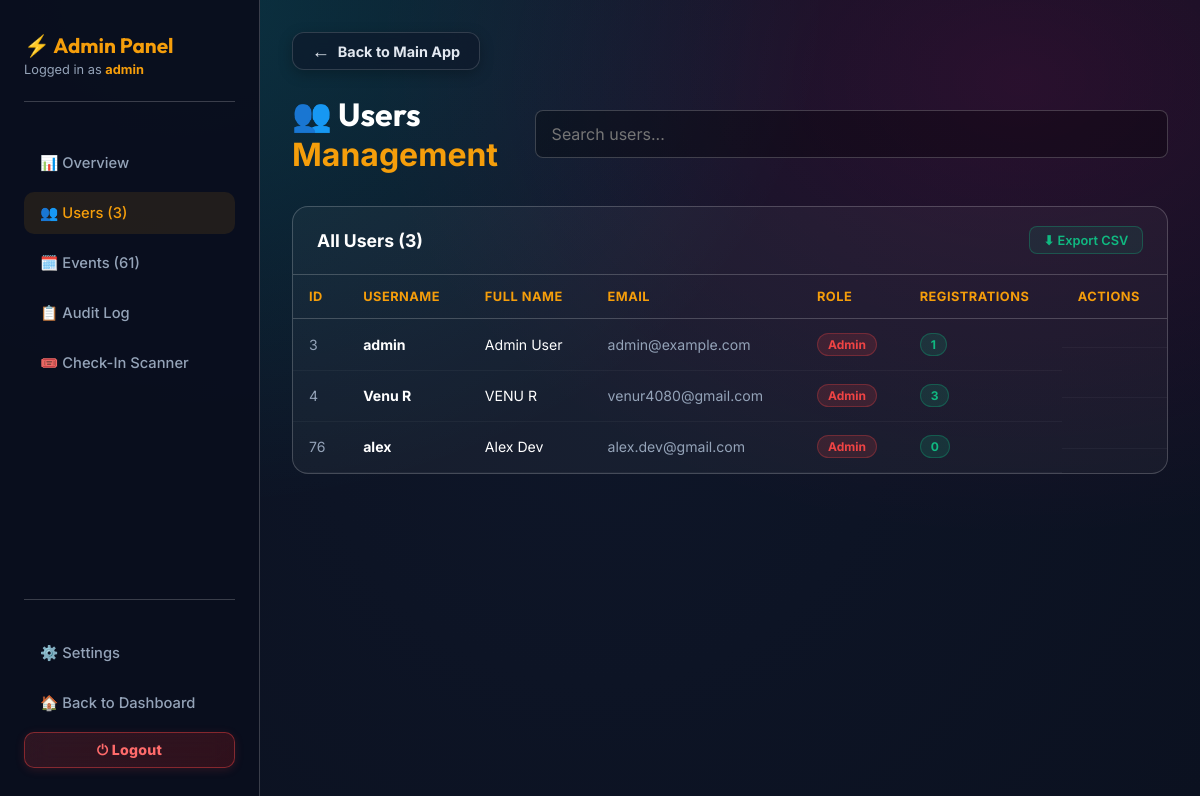
The app's page /admin/users (signed in) with its own data.
### tables this page shows
CREATE TABLE users 
                 (id INTEGER PRIMARY KEY AUTOINCREMENT, username TEXT UNIQUE, password TEXT, full_name TEXT, email TEXT, phone TEXT, college_id TEXT, profile_photo TEXT, role TEXT DEFAULT 'user', badges TEXT DEFAULT '[]', is_admin INTEGER DEFAULT 0, first_name TEXT DEFAULT '', middle_name TEXT DEFAULT '', last_name TEXT DEFAULT '', address TEXT DEFAULT '', country TEXT DEFAULT 'India', state TEXT DEFAULT '', city TEXT DEFAULT '', pincode TEXT DEFAULT '', is_active INTEGER DEFAULT 1, user_id TEXT DEFAULT '', is_pending_deletion INTEGER DEFAULT 0, scheduled_deletion_at DATETIME, deletion_deadline DATETIME, deletion_reason TEXT DEFAULT '', deletion_feedback TEXT DEFAULT '', deactivated_at DATETIME, deactivation_reason TEXT DEFAULT '', deactivation_feedback TEXT DEFAULT '');

### backend/app.py (the view)
@app.route('/admin/users')
@admin_required
def admin_users():
    username = session.get('username')
    stats = get_admin_stats()
    conn = get_db(row_factory=True)
    c = conn.cursor()
    c.execute('''SELECT u.*, COUNT(r.id) as reg_count
                 FROM users u LEFT JOIN registrations r ON u.username=r.username
                 GROUP BY u.id ORDER BY u.id''')
    users = [dict(row) for row in c.fetchall()]
    conn.close()
    return render_template('admin/users.html', username=username, stats=stats, users=users, active='users')

### backend/app.py (called while the page is built, shortened)
def get_db(timeout=60.0, row_factory=False):
    conn = getattr(_thread_local, 'conn', None)
    return conn

def is_host():
    if not session.get('loggedin'):
        return False
    if session.get('role') == 'host' or session.get('is_admin'):
        return True

def is_admin():
    if not session.get('loggedin'):
        return False
    if session.get('is_admin'):
        return True

@app.context_processor
def inject_user_data():
    current_user = None
    user_is_admin = False
    user_is_host = False
    if session.get('loggedin'):
        username = session.get('username')
        user_is_admin = is_admin()
        user_is_host = is_host()
        photo = session.get('profile_photo')
        user_id = session.get('user_id')
        current_user = {'username': username, 'profile_photo': photo, 'user_id': user_id or 'UID-0001'}
    return dict(current_user=current_user, is_admin=user_is_admin, is_host=user_is_host)

def admin_required(f):
    @wraps(f)
    def decorated(*args, **kwargs):
        if not session.get('loggedin'):
            return redirect(url_for('login'))
        username = session.get('username', '').lower()
        conn = get_db()
        c = conn.cursor()
        c.execute('SELECT is_admin FROM users WHERE LOWER(username)=?', (username,))
        row = c.fetchone()
        conn.close()
        is_admin_user = (row and row[0] == 1) or username in ('admin', 'venu r')
        if not is_admin_user:
            flash('Access denied. Admin only.', 'error')
            return redirect(url_for('dashboard'))
        return f(*args, **kwargs)
    return decorated

def get_admin_stats():
    conn = get_db(row_factory=True)
    c = conn.cursor()
    stats = {}
    c.execute('SELECT COUNT(*) FROM users'); stats['total_users'] = c.fetchone()[0]
    c.execute('SELECT COUNT(*) FROM events'); stats['total_events'] = c.fetchone()[0]
    c.execute('SELECT COUNT(*) FROM registrations'); stats['total_regs'] = c.fetchone()[0]
    c.execute('SELECT COUNT(*) FROM reviews'); stats['total_reviews'] = c.fetchone()[0]
    c.execute("SELECT COUNT(*) FROM users WHERE role='host'"); stats['total_hosts'] = c.fetchone()[0]
    today = datetime.now().strftime('%Y-%m-%d')
    c.execute('SELECT COUNT(*) FROM registrations WHERE timestamp LIKE ?', (today+'%',))
    stats['today_regs'] = c.fetchone()[0]
    conn.close()
    return stats

    def __getattr__(self, name):
        return getattr(self._raw_conn, name)

    def close(self):
        pass

### frontend/templates/admin/users.html (shortened to what this page needs)
{% extends "admin/base.html" %}
{% block content %}
<div class="admin-header">
    <h1>👥 Users <span>Management</span></h1>
    <input type="text" id="userSearch" class="search-admin" placeholder="Search users..." oninput="filterTable('userTable',this.value)">
</div>
<div class="panel-section">
    <div class="panel-section-header">
        <h3>All Users ({{ users|length }})</h3>
        <a href="{{ url_for('admin_export_users') }}" class="action-btn btn-success" style="text-decoration:none">⬇ Export CSV</a>
    </div>
    <table class="admin-table" id="userTable">
        <thead>
            <tr>
                <th>ID</th>
                <th>Username</th>
                <th>Full Name</th>
                <th>Email</th>
                <th>Role</th>
                <th>Registrations</th>
                <th>Actions</th>
            </tr>
        </thead>
        <tbody>
            {% for u in users %}
            <tr>
                <td style="color:var(--text-muted)">{{ u.id }}</td>
                <td><strong>{{ u.username }}</strong></td>
                <td>{{ u.full_name or '—' }}</td>
                <td style="color:var(--text-muted)">{{ u.email or '—' }}</td>
                <td>
                    {% if u.is_admin %}
                    <span class="badge badge-admin">Admin</span>
                    {% elif u.role == 'host' %}
                    <span class="badge badge-host">Host</span>
                    {% else %}
                    <span class="badge badge-user">User</span>
                    {% endif %}
                </td>
                <td><span class="badge badge-active">{{ u.reg_count }}</span></td>
                <td style="display:flex;gap:6px;flex-wrap:wrap">
                </td>
            </tr>
            {% else %}
            <tr><td colspan="7" style="text-align:center;padding:2rem;color:var(--text-muted)">No users found</td></tr>
            {% endfor %}
        </tbody>
    </table>
</div>
{% endblock %}

### frontend/templates/admin/base.html (style rules this page uses)
:root { --admin-accent: #f59e0b; }
.admin-header { display: flex; justify-content: space-between; align-items: center; margin-bottom: 2rem; }
.admin-header h1 { font-family: var(--font-heading); font-size: 2rem; color: var(--text-main); }
.admin-header span { color: var(--admin-accent); }
.panel-section { background: rgba(255,255,255,0.04); border: 1px solid var(--glass-border); border-radius: 16px; margin-bottom: 2rem; overflow: hidden; }
.panel-section-header { padding: 1.2rem 1.5rem; border-bottom: 1px solid var(--glass-border); display: flex; justify-content: space-between; align-items: center; }
.panel-section-header h3 { color: var(--text-main); font-size: 1.1rem; font-weight: 700; }
.admin-table { width: 100%; border-collapse: collapse; font-size: 0.88rem; }
.admin-table th { padding: 0.9rem 1rem; text-align: left; color: var(--admin-accent); font-weight: 700; font-size: 0.8rem; text-transform: uppercase; letter-spacing: 0.5px; border-bottom: 1px solid var(--glass-border); }
.admin-table td { padding: 0.85rem 1rem; border-bottom: 1px solid rgba(255,255,255,0.04); color: var(--text-main); vertical-align: middle; }
.badge { padding: 3px 10px; border-radius: 50px; font-size: 0.75rem; font-weight: 700; display: inline-block; }
.badge-admin { background: rgba(239,68,68,0.15); color: #ef4444; border: 1px solid rgba(239,68,68,0.3); }
.badge-active { background: rgba(16,185,129,0.15); color: #10b981; border: 1px solid rgba(16,185,129,0.3); }
.action-btn { padding: 0.35rem 0.85rem; border-radius: 8px; font-size: 0.8rem; font-weight: 600; cursor: pointer; border: none; transition: all 0.2s; font-family: inherit; }
.btn-success { background: rgba(16,185,129,0.1); color: #10b981; border: 1px solid rgba(16,185,129,0.3); }
.search-admin { background: rgba(255,255,255,0.05); border: 1px solid var(--glass-border); color: var(--text-main); padding: 0.5rem 1rem; border-radius: 50px; outline: none; font-size: 0.88rem; transition: 0.2s; }

### records on screen
users: id "3", username "admin", full_name "Admin User", email "admin@example.com", is_admin "Admin", reg_count "1"
users: id "4", username "Venu R", full_name "VENU R", email "venur4080@gmail.com", is_admin "Admin", reg_count "3"
users: id "76", username "alex", full_name "Alex Dev", email "alex.dev@gmail.com", is_admin "Admin", reg_count "0"

### other values on screen
{{ username }} "admin"
{{ stats.total_users }} "3"
{{ stats.total_events }} "61"
{{ users|length }} "3"
